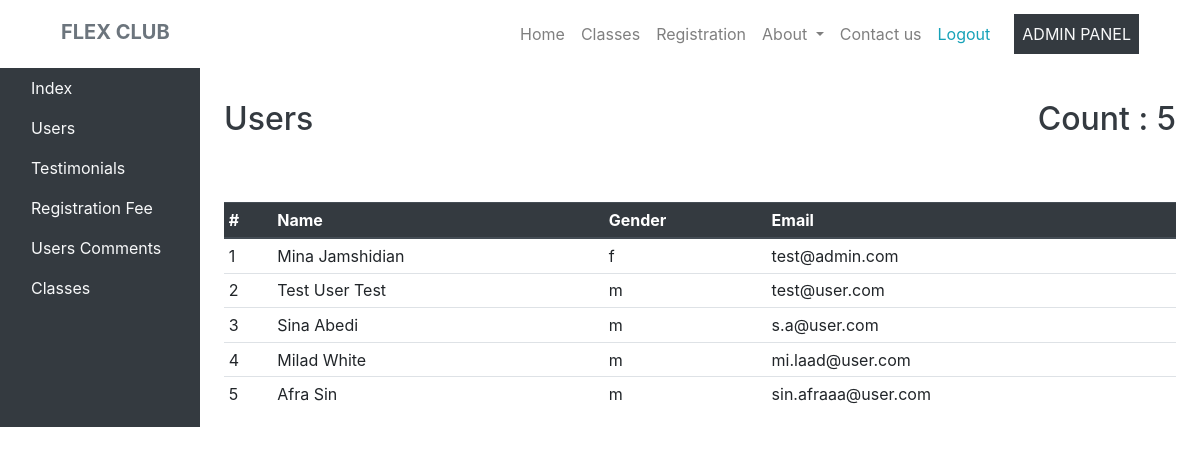
The app's page /admin_edit_users.php (signed in) with its own data.
### tables this page shows
CREATE TABLE `user` (
  `id` int(11) NOT NULL,
  `first_name` varchar(150) NOT NULL,
  `last_name` varchar(150) NOT NULL,
  `gender` char(1) NOT NULL,
  `mobile_number` varchar(30) NOT NULL,
  `address` varchar(255) NOT NULL,
  `email` varchar(100) NOT NULL,
  `password` varchar(255) NOT NULL,
  `status` int(1) NOT NULL DEFAULT '1',
  `is_admin` bit(1) NOT NULL DEFAULT b'0'
);

### admin_edit_users.php (the view, shortened to what this page needs)
<?php
include_once('header.php');
?>
    <div class="container-fluid">
        <div class="row">
            <?php
            include_once('admin_panel_sidebar.php');
            ?>
            <main role="main" class="col-md-9 ml-sm-auto col-lg-10 pt-3 px-4">
                <?php
                $sql = "SELECT COUNT(*) FROM user";
                $result = mysqli_query($connection, $sql);
                if (!is_null($result)) {
                    $row = $result->fetch_assoc();
                    $users_count = $row['COUNT(*)'];
                }
                ?>
                <h2 class="mt-3 mb-3 text-dark">Users<span class="float-right"><?php echo "Count : " . $users_count; ?></span></h2>
                <div class="table-responsive">
                    <table class="table table-sm mt-5">
                        <thead class="thead-dark">
                        <tr>
                            <th>#</th>
                            <th>Name</th>
                            <th>Gender</th>
                            <th>Email</th>
                        </tr>
                        </thead>
                        <tbody>
                        <?php
                        $query = "SELECT * FROM user";
                        $result = mysqli_query($connection, $query);
                        if (!is_null($result)) {
                            if ($result->num_rows > 0) {
                                while ($row = $result->fetch_assoc()) {
                                    echo '<tr>
                                            <td>' . $row["id"] . '</td>
                                            <td>' . $row["first_name"] . ' ' . $row["last_name"] . '</td>
                                            <td>' . $row["gender"] . '</td>
                                            <td>' . $row["email"] . '</td>
                                        </tr>';
                                }
                            }
                        }
                        ?>
                        </tbody>
                    </table>
                </div>
            </main>
        </div>
    </div>

### css/style.css (style rules this page uses)
html { height: 100%; }

### records on screen
user: id "1", first_name "Mina", last_name "Jamshidian", gender "f", email "test@admin.com"
user: id "2", first_name "Test User", last_name "Test", gender "m", email "test@user.com"
user: id "3", first_name "Sina", last_name "Abedi", gender "m", email "s.a@user.com"
user: id "4", first_name "Milad", last_name "White", gender "m", email "mi.laad@user.com"
user: id "5", first_name "Afra", last_name "Sin", gender "m", email "sin.afraaa@user.com"

### other values on screen
$users_count "5"
